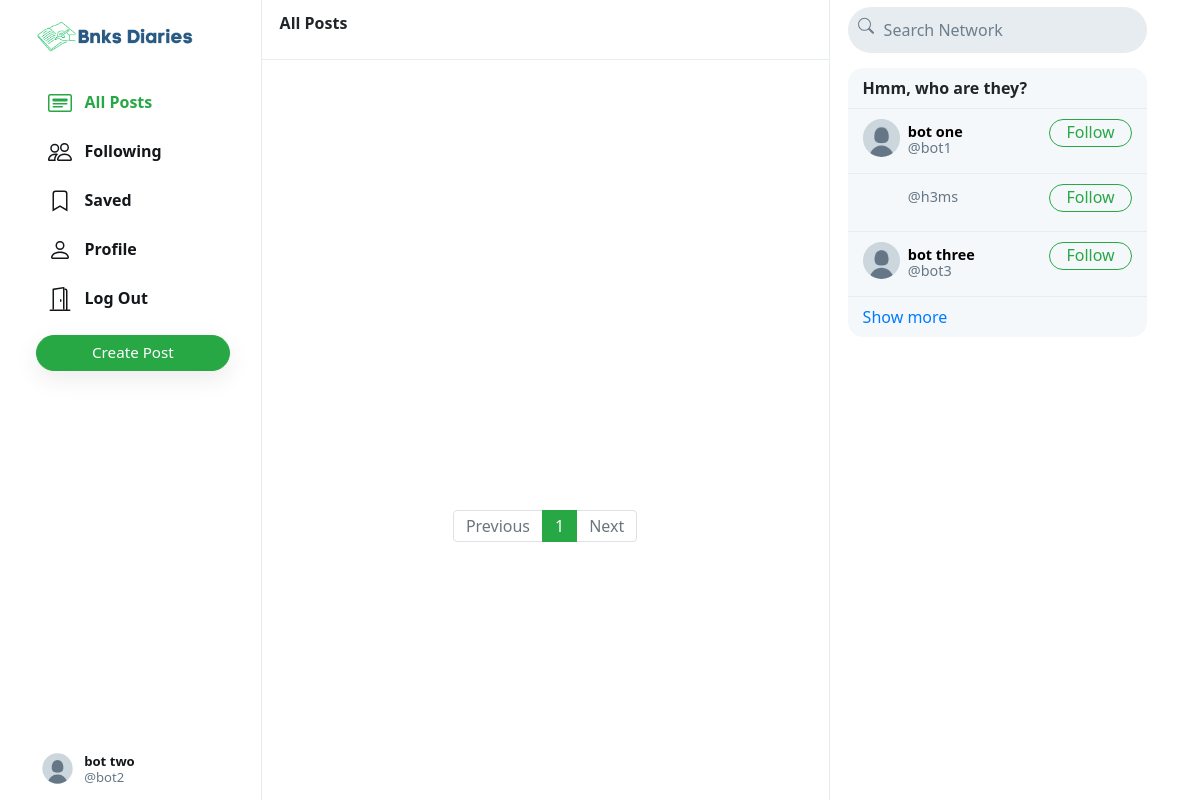
Screenshot of / (signed in) with the database file from the repository.
### network/models.py (models this page shows, shortened)
class User(AbstractUser):
    profile_pic = models.ImageField(upload_to='profile_pic/')
    bio = models.TextField(max_length=160, blank=True, null=True)
    cover = models.ImageField(upload_to='covers/', blank=True)

### network/views.py (the view)
# urls.py: path("", views.index, name="index"),
def index(request):
    all_posts = Post.objects.all().order_by('-date_created')
    paginator = Paginator(all_posts, 10)
    page_number = request.GET.get('page')
    if page_number == None:
        page_number = 1
    posts = paginator.get_page(page_number)
    followings = []
    suggestions = []
    if request.user.is_authenticated:
        followings = Follower.objects.filter(followers=request.user).values_list('user', flat=True)
        suggestions = User.objects.exclude(pk__in=followings).exclude(username=request.user.username).order_by("?")[:6]
    return render(request, "network/index.html", {
        "posts": posts,
        "suggestions": suggestions,
        "page": "all_posts",
        'profile': False
    })

### network/templates/network/index.html (shortened to what this page needs)
{% extends "network/layout.html" %}
{% load static %}
{% block body %}
    <div class="main-div">
        <div class="left-div">
            <nav class="head heading">
                {% if page == 'all_posts' %}
                    All Posts
                {% elif page == 'following' %}
                    Following
                {% elif page == 'saved' %}
                    Saved
                {% elif page == 'profile' %}
                    Profile
                {% else %}
                    Explore
                {% endif %}
            </nav>
            <div class="left-div-content">
                <div class="posts-view">
                    <div class="main-div-content">
                        <nav aria-label="Page navigation example" class="pagination-bar">
                            <ul class="pagination justify-content-center">
                                {% if posts.has_previous %}
                                    <li class="page-item">
                                        <a class="page-link" href="?page={{ posts.previous_page_number | default:1}}" tabindex="-1" aria-disabled="true">Previous</a>
                                    </li>
                                {% else %}
                                    <li class="page-item disabled">
                                        <a class="page-link" href="" tabindex="-1" aria-disabled="true">Previous</a>
                                    </li>
                                {% endif %}
                                {% for each in posts.paginator.page_range %}
                                    {% if each == posts.number %}
                                        <li class="page-item active"><a class="page-link" href="?page={{each}}">{{each}}</a></li>
                                    {% else %}
                                        <li class="page-item"><a class="page-link" href="?page={{each}}">{{each}}</a></li>
                                    {% endif %}
                                {% endfor %}
                                {% if posts.has_next %}
                                    <li class="page-item">
                                        <a class="page-link" href="?page={{ posts.next_page_number }}">Next</a>
                                    </li>
                                {% else %}
                                    <li class="page-item disabled">
                                        <a class="page-link" href="">Next</a>
                                    </li>
                                {% endif %}
                            </ul>
                          </nav>
                    </div>
                </div>
            </div>
        </div>
    </div>
{% endblock %}

### network/templates/network/layout.html (shortened to what this page needs)
{% load static %}
<!DOCTYPE html>
<html lang="en">
    <head>
        <link rel="stylesheet" href="https://stackpath.bootstrapcdn.com/bootstrap/4.4.1/css/bootstrap.min.css">
        <link href="{% static 'network/styles.css' %}" rel="stylesheet">
    </head>
    <body>
        <div class="body" data-page="{{page}}">
            <div class="sidenav">
                <a href="{% url 'index' %}" class="navbar-brand">
                    <img src="{% static 'network/Images/logo.png' %}" height="31px">
                </a>
                <div style="height: 100%;">
                    <div>
                        <div>
                            <ul>
                                <li class="nav-item" id="all_posts">
                                <a href="{% url 'index' %}" class="nav-link">
                                    <div>
                                        &nbsp;&nbsp;All Posts
                                    </div>
                                </a>
                                </li>
                                {% if user.is_authenticated %}
                                    <li class="nav-item" id="following">
                                        <a href="{% url 'following' %}" class="nav-link">
                                            <div>
                                                &nbsp;&nbsp;Following
                                            </div>
                                        </a>
                                    </li>
                                    <li class="nav-item" id="saved">
                                        <a href="{% url 'saved' %}" class="nav-link">
                                            <div>
                                                <svg width="1.5em" height="1.5em" viewBox="0 0 16 16" class="bi bi-bookmark" fill="currentColor" xmlns="http://www.w3.org/2000/svg">
                                                    <path fill-rule="evenodd" d="M8 12l5 3V3a2 2 0 0 0-2-2H5a2 2 0 0 0-2 2v12l5-3zm-4 1.234l4-2.4 4 2.4V3a1 1 0 0 0-1-1H5a1 1 0 0 0-1 1v10.234z"/>
                                                  </svg>
                                                &nbsp;&nbsp;Saved
                                            </div>
                                        </a>
                                    </li>
                                    <li class="nav-item" id="profile">
                                        <a href="{% url 'profile' user.username %}" class="nav-link">
                                            <div>
                                                &nbsp;&nbsp;Profile
                                            </div>
                                        </a>
                                    </li>
                                    <li class="nav-item" id="logout">
                                        <a href="{% url 'logout' %}" class="nav-link">
                                            <div>
                                                &nbsp;&nbsp;Log Out
                                            </div>
                                        </a>
                                    </li>
                                {% endif %}
                            </ul>
                        </div>
                        {% if user.is_authenticated %}
                            <button id="popup-btn" class="btn btn-success new-post-btn" onclick="createpost()">Create Post</button>
                        {% endif %}
                    </div>
                    <div style="position: absolute; bottom: 10px;">
                        {% if user.is_authenticated %}
                            <li class="nav-item sidenav-user">
                                <a href="{% url 'profile' user.username %}" class="nav-link">
                                    <div class="user_account">
                                        <div class="small-profilepic" style="float: left; background-image: url(/media/{{user.profile_pic}})"></div>
                                        <div style="height: 2.7vw; margin: auto;">
                                            <div style="margin-top: 4px;"><strong>{{user.first_name}} {{user.last_name}}</strong></div>
                                            <div class="grey" style="margin-top: 4px;">@{{ user.username }}</div>
                                        </div>
                                    </div>
                                </a>
                            </li>
                        {% endif %}
                    </div>
                </div>
            </div>
            {% block body %}
            {% endblock %}
            <div class="right-div">
                <nav class="head">
                    <form action="#">
                        <div class="search-div">
                            <div>
                            </div>
                            <input type="text" name="query" id="search-box" placeholder="Search Network">
                        </div>
                    </form>
                </nav>
                <div class='right-div-content'>
                    <div class="space" style="background-color: white;"></div>
                    {% if user.is_authenticated %}
                        <div class="suggestion-box">
                            <div class="suggestion-header">
                                Hmm, who are they?
                            </div>
                            {% for suggestion in suggestions %}
                                <div class="suggestion-user">
                                    <div>
                                        <a href="{% url 'profile' suggestion.username %}">
                                            <div class="small-profilepic" style="background-image: url(/media/{{suggestion.profile_pic}})"></div>
                                        </a>
                                    </div>
                                    <div class="user-details">
                                        <a href="{% url 'profile' suggestion.username %}">
                                            <div id="user-name">
                                                <strong>
                                                    {{suggestion.first_name}} {{suggestion.last_name}}
                                                </strong>
                                            </div>
                                            <div class="grey">@{{suggestion.username}}</div>
                                        </a>
                                    </div>
                                    <div>
                                        <button class="btn btn-outline-success" type="button" onclick="follow_user(this,'{{suggestion.username}}','suggestion')">Follow</button>
                                    </div>
                                </div>
                            {% empty %}
                                    <div style="text-align: center; border-bottom: .5px solid #e6ecf0; padding: 10px 15px;">
                                        <span class="grey" style="font-size: .9em;">No suggestions available.</span>
                                    </div>
                            {% endfor %}
                            <div class="suggestion-footer">
                                <a href="#">Show more</a>
                            </div>
                        </div>
                    {% endif %}
                </div>
            </div>
        </div>
    </body>
</html>

### network/static/network/styles.css (style rules this page uses)
.body { display: flex; min-height: 100%; font-family: system-ui, sans-serif; }
.btn { border-radius: 20px; padding: 0.32rem 1rem 0.375rem 1rem; }
.btn, .btn:focus, .btn:active { box-shadow: none !important; -webkit-box-shadow: none !important; }
.grey { color: #657786; }
svg { vertical-align: text-top; }
.sidenav { height: 100%; width: 21.8%; position: fixed; top: 0; left: 0; padding: 15px; list-style: none; border-right: .5px solid #e6ecf0; z-index: 100; padding-left: 3%; background-color: white; }
.sidenav ul { list-style: none; padding-left: 0px; margin-top: 3vh; }
.sidenav li { margin-top: 7px; }
.sidenav .nav-link { color: #14171a; line-height: .7em; font-weight: 700; padding: 0px; }
.sidenav .nav-link > div { padding: 10px 20px 8px 12px; border-radius: 25px; line-height: 0.9em; width: max-content; }
.new-post-btn { padding-left: 55px !important; padding-right: 55px !important; font-size: .95em; font-weight: 530; box-shadow: rgba(0, 0, 0, 0.08) 0px 8px 24px !important; }
.user_account { display: flex; font-size: .82rem; font-weight: normal; padding-top: 3px !important; padding-bottom: 3px !important; padding-left: 3px !important; }
.user_account .small-profilepic { transform: scale(.82); margin-left: auto; margin-top: auto; }
.active a { color: #28a745 !important; }
.main-div { position: relative; width: 47.25%; min-height: 100vh; left: 21.8%; }
.left-div { position: relative; }
.head { height: 7.5vh; }
.heading { position: fixed; width: 47.255%; top: 0px; padding: 18px; border-bottom: .5px solid #e6ecf0; line-height: .7em; font-weight: 800; background-color: #fff; z-index: 1000; }
.left-div-content { margin-top: 7.5vh; }
.small-profilepic { width: 3.1vw; height: 3.1vw; border-radius: 9999px; overflow: hidden; margin-right: 8px; background-size: cover; background-repeat: no-repeat; background-position: center; box-sizing: content-box; }
.space { height: 8px; background-color: #e6ecf0; }
.pagination-bar { margin-top: 35px; margin-bottom: 35px; }
.pagination-bar .page-link { line-height: .9em; }
.page-item.active .page-link { color: white !important; background-color: #28a745; border-color: #28a745; }
.page-link { color: #28a745; }
.right-div { width: 28%; height: 100vh; position: fixed; right: 2.95%; border-left: .5px solid #e6ecf0; background-color: white; }
.right-div .head { padding: .9vh 1.5vw; }
.right-div .search-div { margin-left: auto; margin-right: auto; display: flex; border-radius: 25px; background-color: #e6ecf0; padding-left: 10px; padding-right: 10px; vertical-align: middle; }
#search-box { height: 5.7vh; border: none; background: none; outline: none; width: 100%; margin-left: 8px; }
#search-box::placeholder { color: #6d7e8c; }
.right-div-content { height: 92.5vh; overflow: auto; padding-left: 1.5vw; padding-right: 1.5vw; }
.suggestion-box, .guest-box { border-radius: 15px; overflow: hidden; background-color: #f5f8fa; }
.suggestion-header { padding: 13px 15px; line-height: .9em; font-weight: 800; border-bottom: .5px solid #e6ecf0; }
.suggestion-user { display: flex; padding: 10px 15px; font-size: .9em; border-bottom: .5px solid #e6ecf0; }
.suggestion-user a { color: black; text-decoration: none; }
.user-details { flex: 1; line-height: 1.1em; padding: 5px 0px 7px 0px; }
.suggestion-user .btn { padding: 0em 1em .09em 1em; }
.suggestion-footer { padding: 13px 15px; line-height: .9em; }
.suggestion-footer a { text-decoration: none; }

### rows the page displays
User: profile_pic (placeholder picture), first_name "bot", last_name "two", username "bot2"
User: profile_pic (placeholder picture), first_name "bot", last_name "one", username "bot1"
User: username "h3ms"
User: profile_pic (placeholder picture), first_name "bot", last_name "three", username "bot3"

### other values shown
{{ each }} "1"
